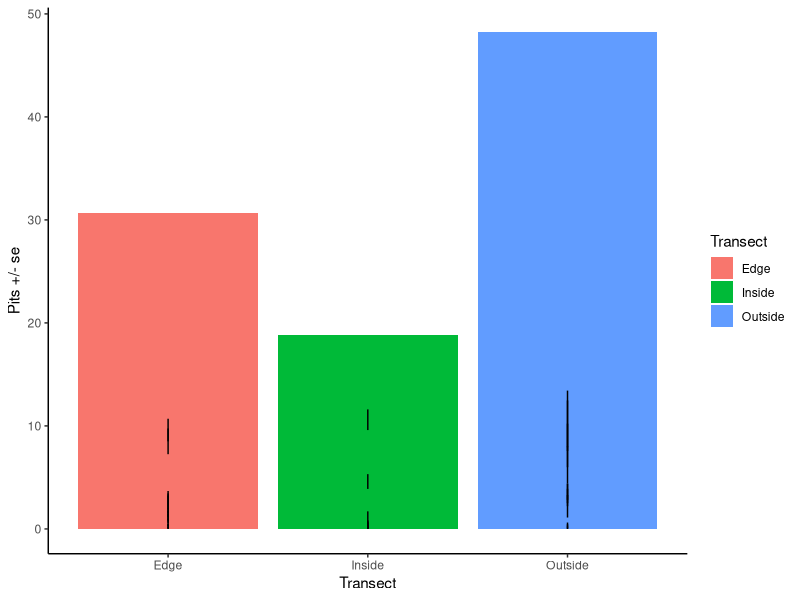

The R script that drew this image: (Note: this script raises an error after producing the figure.)
## ---- chunk 1
library(dplyr)
library(ggplot2)

theme_set(theme_classic())
## ---- chunk 2
st.er <- function(x, na.rm = TRUE) {
  stopifnot(is.numeric(x))
  return(sd(x, na.rm = na.rm)/sqrt(length(x)))
}
## ---- chunk 3
clam <- read.csv("../ALL_DATA/seagrass_clam_shells_2017_RAW.csv", stringsAsFactors = FALSE, header = TRUE)
clam$Transect <- as.factor(clam$Transect)
levels(clam$Transect)[levels(clam$Transect)=="Outer"] <- "Outside"

pit <- read.csv("../ALL_DATA/seagrass_seaotter_pit_sediment_2017_RAW.csv", stringsAsFactors = FALSE, header = TRUE)
## ---- chunk 4
pit.sum <- pit %>%
  group_by(Site, Transect) %>% 
  summarise(pits = mean(PitBin),
            pits_se = st.er(PitBin))

pit.sum <- pit.sum[2:64,] # remove NA row

# quick plot
ggplot(pit.sum, aes(Transect, pits, fill = Transect)) +
  geom_col() +
  geom_errorbar(aes(x = Transect, ymin = pits - pits_se, ymax = pits + pits_se), width = 0) +
  labs(x = "Transect", y = "Pits +/- se")
  theme(axis.text.x = element_text(angle = 90)) +
  facet_wrap(~Site)
## ---- chunk 5
clam.sum <- clam %>% 
  group_by(Site, Transect, Death) %>% 
  summarise(n_death = n()) %>% 
  mutate(prop_death = n_death / sum(n_death))

# quick plot
ggplot(clam.sum, aes(x = Transect, y = prop_death, fill = Death)) +
  geom_bar(stat = "identity") +
  labs(x = "Transect", y = "Proportion") +
  theme(axis.text.x = element_text(angle = 90)) +
  facet_wrap(~Site)
## ---- chunk 6
sed.sum <- pit %>%
  group_by(Site, Transect) %>% 
  summarise(sed = mean(Sed_avg),
            sed_se = st.er(Sed_avg))

sed.sum <- sed.sum[2:64,] # remove NA row

# quick plot
ggplot(sed.sum, aes(Transect, sed, fill = Transect)) +
  geom_col() +
  geom_errorbar(aes(x = Transect, ymin = sed - sed_se, ymax = sed + sed_se), width = 0) +
  labs(x = "Transect", y = "Sediment +/- se") +
  theme(axis.text.x = element_text(angle = 90)) +
  facet_wrap(~Site)
